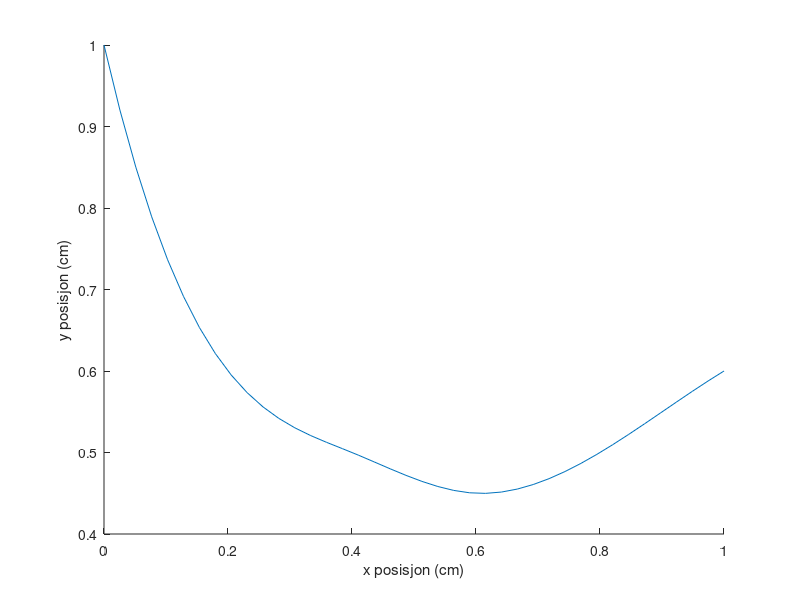
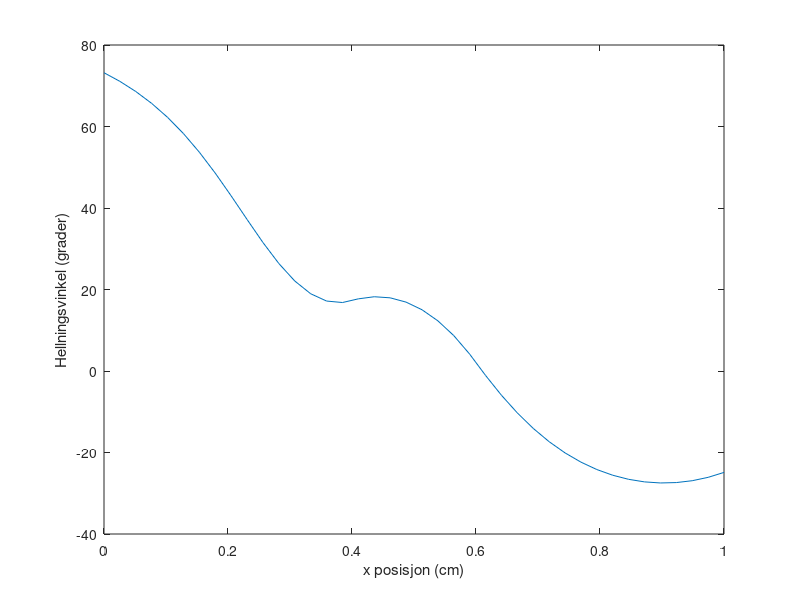
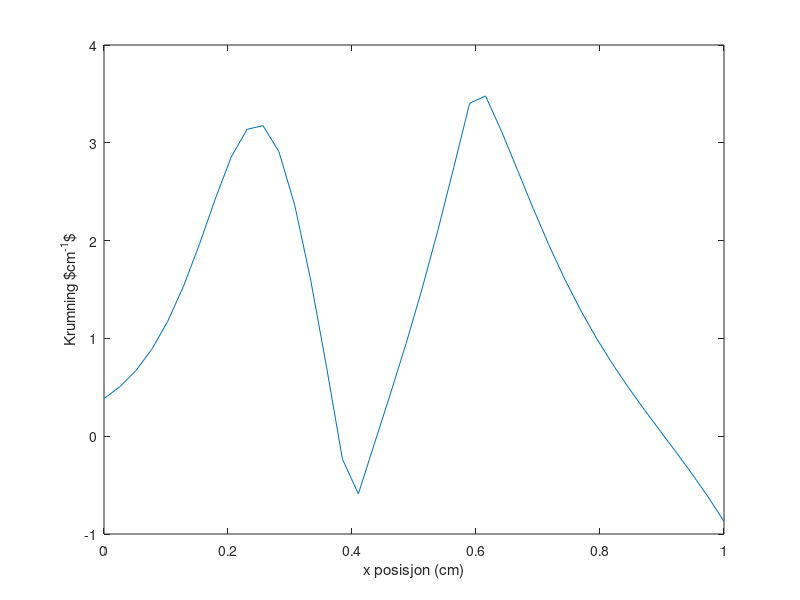

Write MATLAB code to recreate these figures, in order.


%%%%%%%%%%%%%%%%%%%%%%%%%%%%%%%%%%%%%%%%%%%%%%%%%%%%%%%%%%%%%%%%%%%%%%%
%%              TESTFUNKSJON (IKKE BRUK DETTE)                       %%
%%%%%%%%%%%%%%%%%%%%%%%%%%%%%%%%%%%%%%%%%%%%%%%%%%%%%%%%%%%%%%%%%%%%%%%

function splines()
    x = [0.0, 0.2, 0.4, 0.6, 0.8, 1.0];
    y = [1.0, 0.6, 0.5, 0.45, 0.5, 0.6];
    cs = height(x, y);
    
    % Evaluer i set sett med pukter ved bruk av ppval
    x_interp = linspace(0.0, 1.0, 40);
    figure(1);
    hold on;
    plot(x_interp, ppval(cs, x_interp));
    xlabel("x posisjon (cm)");
    ylabel("y posisjon (cm)");
    
    % Evaluer stigning
    alpha = slope(cs, x_interp);
    figure(2);
    plot(x_interp, alpha*180/pi);
    xlabel("x posisjon (cm)")
    ylabel("Hellningsvinkel (grader)");
    
    % Evaluer krumining
    kappa = curvature(cs, x_interp);
    figure(3);
    plot(x_interp, kappa)
    xlabel("x posisjon (cm)")
    ylabel("Krumning $cm^{-1}$")
   
    
endfunction

%%%%%%%%%%%%%%%%%%%%%%%%%%%%%%%%%%%%%%%%%%%%%%%%%%%%%%%%%%%%%%%%%%%%%%%
%%                     NYTTIGE FUNKSJONER                            %%
%%               KOPIER DISSE TIL FILA DU JOBBER MED                 %%
%%%%%%%%%%%%%%%%%%%%%%%%%%%%%%%%%%%%%%%%%%%%%%%%%%%%%%%%%%%%%%%%%%%%%%%
function cs = height(x, y)
  ## Funksjon for å tilpasse en kubisk spline til et sett med punkter
  ## 
  ## Parametre
  ## x - array med horisontale koordinater
  ## y - array med vertikale koordinater
  ##
  ## Eksempel
  ## x = [0.0, 0.2, 0.3]
  ## y = [1.0, 0.5, 1.0]
  ## cs = height(x, y)
  ##
  ## For å evaluere splinetilpasningen i vilkårlige punkter
  ## 
  ## x_interp = linspace(0.0, 0.3, 10)
  ## y_interp = ppval(cs, x_interp)
  
    cs = interp1(x, y, 'spline', 'pp');
endfunction


function alpha = slope(cs, x)
  ## Funksjon for å evaluere hellningsvinkelen i et sett med punkter
  ##
  ## Parametre
  ## cs - Stykkevis polynom (f.eks. det som returneres fra height)
  ## x - array med punkter for hvor hellningsvinkelen skal evaluers
  ##
  ## Eksempel
  ## x = [0.0, 0.2, 0.3]
  ## y = [1.0, 0.5, 1.0]
  ## cs = height(x, y)
  ## x_interp = linspace(0.0, 0.3, 10)
  ## alpha = slope(cs, x_interp) 
    dydx = ppder(cs);
    y = ppval(dydx, x);
    alpha = -atan(y);
endfunction


function kappa = curvature(cs, x)
  ## Funksjon for å beregne krumingen til banen
  ##
  ## Parametre
  ## cs - Stykkevis polynom (f.eks. det som returneres fra height)
  ## x - array med verdier hvor krumningen skal evalueres
  ## Eksempel
  ## x = [0.0, 0.2, 0.3]
  ## y = [1.0, 0.5, 1.0]
  ## cs = height(x, y)
  ## x_interp = linspace(0.0, 0.3, 10)
  ## kappa = curvature(cs, x_interp) 
  
    dydx = ppder(cs);
    dy2dx2 = ppder(dydx);
    dydx_sq = ppval(dydx, x).^2;
    kappa = ppval(dy2dx2, x)./((1.0 + dydx_sq).^1.5);
endfunction


